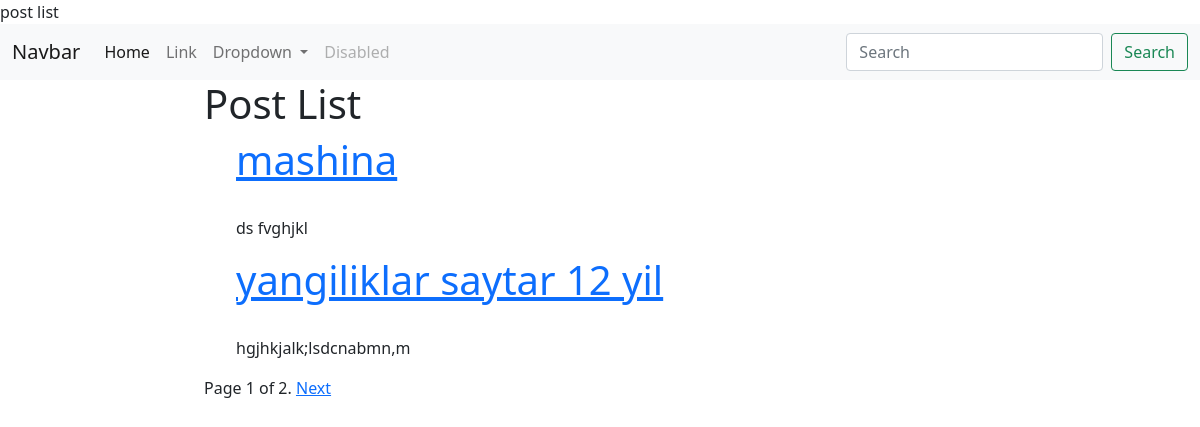
The app's page /blog/list/ with its own data.
### blog/models.py (models this page shows, shortened)
class Post(models.Model):
    choice = (
        ("DF", "Draft"),
        ("PB", "Published")
    )
    title = models.CharField(max_length=200)
    slug = models.SlugField(max_length=200, unique_for_date='publish')  # 2023/05/15/post1,post1
    author = models.ForeignKey(Student, on_delete=models.CASCADE, related_name='blog_post')
    body = models.TextField()
    publish = models.DateTimeField(default=timezone.now())  # 2023/06/15/
    created = models.DateTimeField(auto_now_add=True)
    updated = models.DateTimeField(auto_now=True)
    status = models.CharField(max_length=200, choices=choice, default='DF')
    objects = models.Manager()  # default
    published = PublishedManager()
    class Meta:
        ordering = ["-publish"]
    def get_absolute_url(self):
        return reverse('blog:post_detail', args=[self.publish.year, self.publish.month, self.publish.day, self.slug])

### blog/views.py (the view)
# urls.py: path('list/', post_list, name="post"),
def post_list(request):
    posts = Post.published.all()
    p = Paginator(posts, 2)
    page_number = request.GET.get('page')
    try:
        posts = p.page(page_number)
    except PageNotAnInteger:
        posts = p.page(1)
    except EmptyPage:
        posts = p.page(p.num_pages)
    return render(request, 'blog/post/list.html', {'posts': posts})

### blog/models.py (called while the page is built)
    def get_queryset(self):
        return super().get_queryset().filter(status="PB")

### templates/blog/post/list.html (shortened to what this page needs)
{% extends 'base.html' %}
{% block content %}
    <div class="row">
        <div class="offset-2 col-8">
            <h1>Post List</h1>
            <ul>
                {% for post in posts %}
                    <a href="{{ post.get_absolute_url }}"><h1>{{ post.title }}</h1></a><br>
                    <p>{{ post.body }}</p>
                {% endfor %}
            </ul>
            {% include 'pagination.html' %}
        </div>
    </div>
{% endblock %}

### records on screen
Post: title "mashina", body "ds fvghjkl"
Post: title "yangiliklar saytar 12 yil", body "hgjhkjalk;lsdcnabmn,m"

### other values on screen
{{ posts.number }} "1"
{{ posts.paginator.num_pages }} "2"
